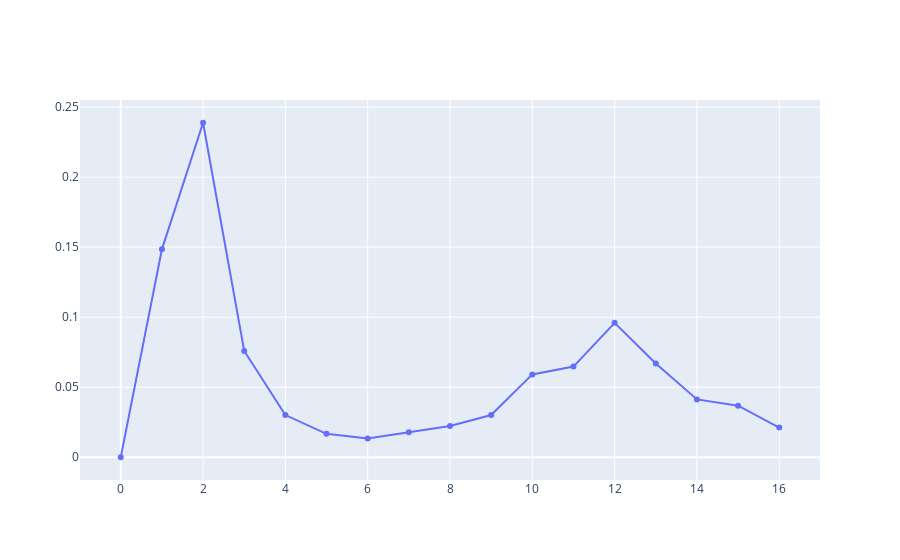

The notebook cell saved with this chart:
### Code cell
trace0 = go.Scatter(
    x=x_2,  
    y=y_2,  
    mode="markers + lines",  
    name="响应电阻" ,
)

fig = go.Figure(data=[trace0])
fig

### Figure 1 — Plotly figure (JSON) as saved in the notebook; plotly's stock layout.template omitted (floating-point values rounded to 4 significant figures)
{"data": [{"mode": "markers+lines", "name": "响应电阻", "type": "scatter", "x": [0, 1, 2.0, 3, 4, 5, 6, 7, 8, 9, 10, 11, 12, 13, 14, 15, 16], "y": [0, 0.1484, 0.2388, 0.07589, 0.03013, 0.01674, 0.01339, 0.01786, 0.02232, 0.03013, 0.05915, 0.06473, 0.09598, 0.06696, 0.04129, 0.03683, 0.02121]}], "layout": {}}
